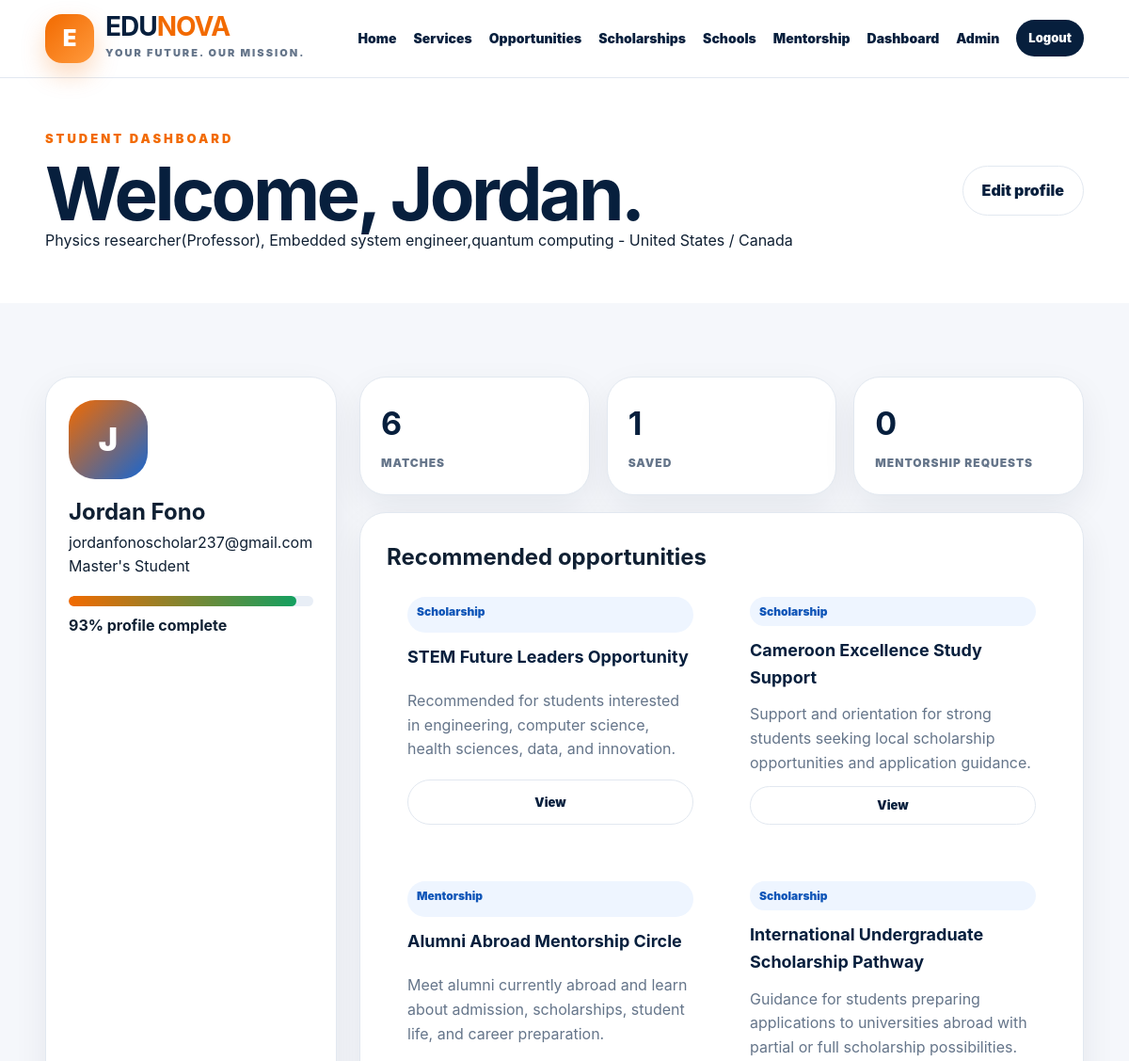
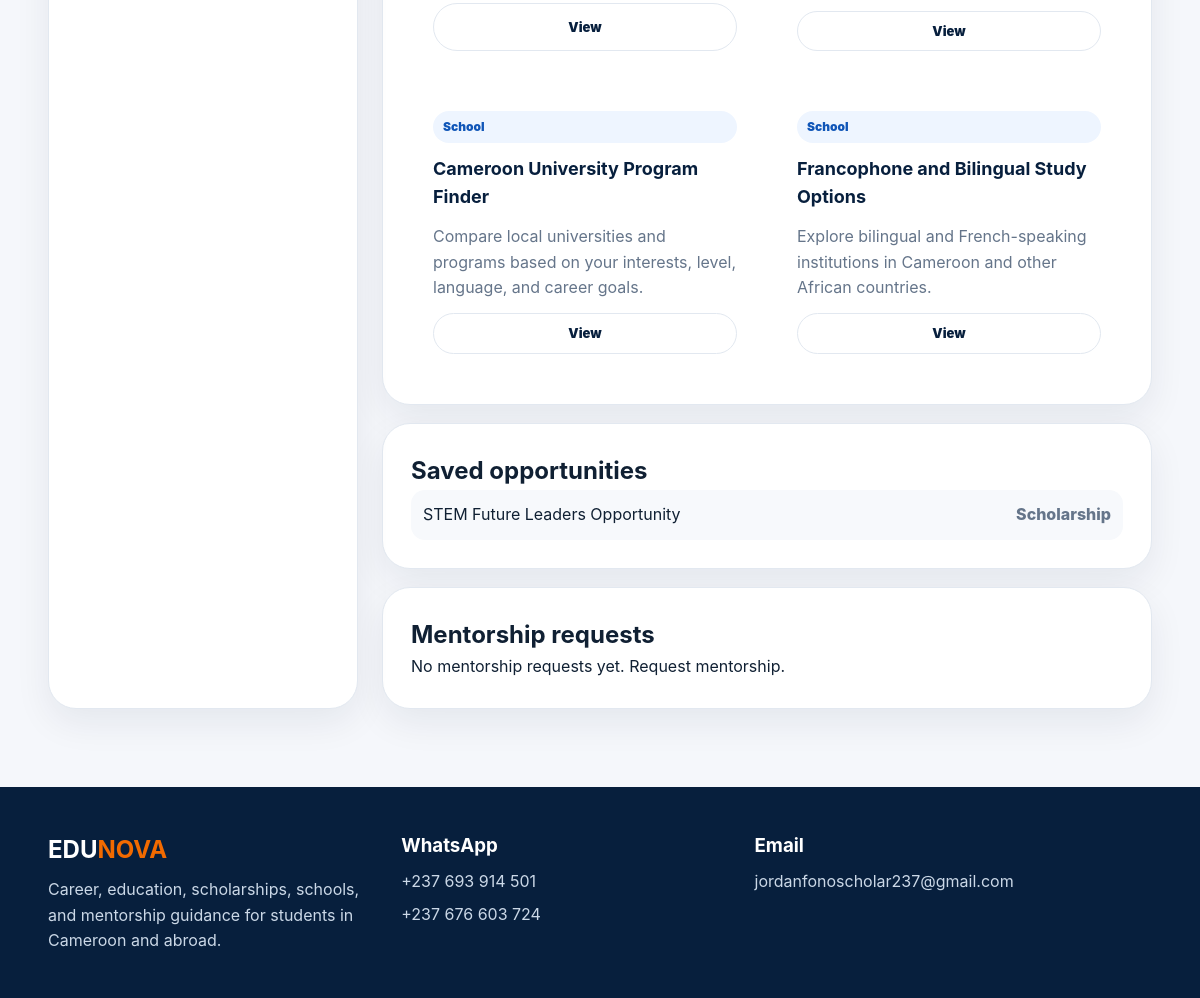
The app's page /dashboard (signed in) with its own data (2 pictures, top to bottom).
### tables this page shows
CREATE TABLE users (
        id INTEGER PRIMARY KEY AUTOINCREMENT,
        full_name TEXT NOT NULL,
        email TEXT UNIQUE NOT NULL,
        password_hash TEXT NOT NULL,
        whatsapp TEXT,
        city TEXT,
        country TEXT,
        language TEXT,
        current_level TEXT,
        school TEXT,
        field_of_study TEXT,
        latest_results TEXT,
        strong_subjects TEXT,
        career_interest TEXT,
        preferred_destination TEXT,
        goals TEXT,
        created_at TEXT NOT NULL
    );

CREATE TABLE opportunities (
        id INTEGER PRIMARY KEY AUTOINCREMENT,
        title TEXT NOT NULL,
        type TEXT NOT NULL,
        region TEXT NOT NULL,
        level TEXT NOT NULL,
        field TEXT NOT NULL,
        deadline TEXT NOT NULL,
        description TEXT NOT NULL,
        requirements TEXT,
        link TEXT,
        created_at TEXT NOT NULL
    );

### app.py (the view)
@app.route("/dashboard")
@login_required
def dashboard():
    user = current_user()
    matches = match_opportunities(user, limit=6)
    saved_items = all_rows("""SELECT opportunities.* FROM opportunities
        JOIN saved_opportunities ON saved_opportunities.opportunity_id = opportunities.id
        WHERE saved_opportunities.user_id = ?
        ORDER BY saved_opportunities.created_at DESC""", (user["id"],))
    requests = all_rows("SELECT * FROM mentorship_requests WHERE user_id = ? ORDER BY created_at DESC", (user["id"],))
    return render_template("dashboard.html", user=user, completion=profile_completion(user), matches=matches, saved_items=saved_items, requests=requests)

### app.py (called while the page is built)
def get_db():
    if "db" not in g:
        DATABASE.parent.mkdir(exist_ok=True)
        g.db = sqlite3.connect(DATABASE)
        g.db.row_factory = sqlite3.Row
    return g.db

def one(sql, params=()):
    return get_db().execute(sql, params).fetchone()

def all_rows(sql, params=()):
    return get_db().execute(sql, params).fetchall()

def current_user():
    user_id = session.get("user_id")
    if not user_id:
        return None
    return one("SELECT * FROM users WHERE id = ?", (user_id,))

@app.context_processor
def inject_user():
    user = current_user()
    return {
        "current_user": user,
        "is_admin": bool(user and user["email"].lower() == app.config["ADMIN_EMAIL"]),
        "admin_email": app.config["ADMIN_EMAIL"],
    }

def login_required(view):
    @wraps(view)
    def wrapper(*args, **kwargs):
        if not current_user():
            flash("Please login to continue.", "error")
            return redirect(url_for("login", next=request.path))
        return view(*args, **kwargs)
    return wrapper

def profile_completion(user):
    fields = ["full_name", "email", "whatsapp", "city", "country", "language", "current_level", "school", "field_of_study", "latest_results", "strong_subjects", "career_interest", "preferred_destination", "goals"]
    filled = sum(1 for field in fields if user[field] and str(user[field]).strip())
    return round((filled / len(fields)) * 100)

### templates/dashboard.html (shortened to what this page needs)
{% extends "base.html" %}
{% block content %}
<section class="dashboard-hero"><div class="container dash-top"><div><p class="eyebrow">Student dashboard</p><h1>Welcome, {{ user.full_name.split()[0] if user.full_name else 'Student' }}.</h1><p>{{ user.career_interest or 'Career interest not set' }} - {{ user.preferred_destination or 'Destination not set' }}</p></div><a class="btn btn-outline" href="{{ url_for('profile') }}">Edit profile</a></div></section>
<section><div class="container dashboard-grid">
  <aside class="card profile-summary"><div class="avatar">{{ user.full_name[0]|upper }}</div><h2>{{ user.full_name }}</h2><p>{{ user.email }}</p><p>{{ user.current_level }}</p><div class="progress"><span style="width: {{ completion }}%"></span></div><strong>{{ completion }}% profile complete</strong></aside>
  <div class="dashboard-main">
    <div class="cards-3 compact"><div class="card kpi"><strong>{{ matches|length }}</strong><span>Matches</span></div><div class="card kpi"><strong>{{ saved_items|length }}</strong><span>Saved</span></div><div class="card kpi"><strong>{{ requests|length }}</strong><span>Mentorship requests</span></div></div>
    <div class="card panel"><h2>Recommended opportunities</h2><div class="opportunity-grid small-grid">{% for item in matches %}<article class="opportunity-card mini"><span class="pill">{{ item.type }}</span><h3>{{ item.title }}</h3><p>{{ item.description }}</p><a class="btn btn-outline btn-small" href="{{ url_for('opportunity_detail', opportunity_id=item.id) }}">View</a></article>{% else %}<p>Complete your profile to get better matches.</p>{% endfor %}</div></div>
    <div class="card panel"><h2>Saved opportunities</h2>{% if saved_items %}<ul class="clean-list">{% for item in saved_items %}<li><a href="{{ url_for('opportunity_detail', opportunity_id=item.id) }}">{{ item.title }}</a><span>{{ item.type }}</span></li>{% endfor %}</ul>{% else %}<p>No saved opportunities yet.</p>{% endif %}</div>
    <div class="card panel"><h2>Mentorship requests</h2>{% if requests %}<ul class="clean-list">{% for r in requests %}<li><strong>{{ r.field }}</strong><span>{{ r.status }} - {{ r.mentor_type }}</span></li>{% endfor %}</ul>{% else %}<p>No mentorship requests yet. <a href="{{ url_for('mentorship') }}">Request mentorship</a>.</p>{% endif %}</div>
  </div>
</div></section>
{% endblock %}

### static/css/styles.css (style rules this page uses)
:root { --navy:#071f3d;--navy2:#0b315c;--orange:#f26a00;--orange2:#ff9a3d;--blue:#1766d1;--green:#13a060;--bg:#f5f7fb;--card:#fff;--text:#102033;--muted:#65758a;--line:#e2e8f0;--shadow:0 22px 55px rgba(7,31,61,.12);--radius:28px }
* { box-sizing:border-box;margin:0;padding:0 }
html { scroll-behavior:smooth }
body { font-family:Inter,Arial,Helvetica,sans-serif;background:var(--bg);color:var(--text);line-height:1.6 }
a { text-decoration:none;color:inherit }
.container { width:min(1180px,92%);margin:auto }
.btn { border:0;border-radius:999px;padding:13px 20px;font-weight:900;cursor:pointer;display:inline-flex;align-items:center;justify-content:center;gap:8px;transition:.2s ease;white-space:nowrap }
.btn-outline { background:white;border:1px solid var(--line);color:var(--navy) }
.btn-small { padding:9px 13px;font-size:13px }
.eyebrow { color:var(--orange);font-weight:1000;letter-spacing:3px;font-size:13px;text-transform:uppercase }
.hero h1,.page-hero h1,.dashboard-hero h1 { font-size:clamp(44px,7vw,78px);line-height:.94;letter-spacing:-3.5px;color:var(--navy);margin-top:12px }
section { padding:78px 0 }
.cards-3 { display:grid;grid-template-columns:repeat(3,1fr);gap:18px }
.card { background:var(--card);border:1px solid var(--line);border-radius:var(--radius);box-shadow:0 14px 36px rgba(7,31,61,.07) }
.opportunity-grid { display:grid;grid-template-columns:repeat(2,1fr);gap:16px }
.opportunity-card { padding:22px;display:grid;gap:12px }
.pill { display:inline-flex;padding:6px 10px;border-radius:999px;background:#eef5ff;color:#1056b8;font-size:12px;font-weight:1000 }
.opportunity-card h3 { color:var(--navy);font-size:21px }
.opportunity-card p { color:var(--muted) }
.detail-card,.side-card,.auth-card,.auth-small,.panel { padding:28px }
.dashboard-hero { background:white;padding:54px 0 }
.dash-top { display:flex;justify-content:space-between;gap:20px;align-items:center }
.dashboard-grid { display:grid;grid-template-columns:310px 1fr;gap:24px }
.profile-summary { padding:24px;position:sticky;top:96px }
.avatar { width:84px;height:84px;border-radius:28px;display:grid;place-items:center;background:linear-gradient(135deg,var(--orange),var(--blue));color:white;font-size:34px;font-weight:1000;margin-bottom:16px }
.progress { height:11px;background:#e8eef6;border-radius:999px;overflow:hidden;margin:18px 0 8px }
.progress span { display:block;height:100%;background:linear-gradient(90deg,var(--orange),var(--green));border-radius:999px }
.dashboard-main { display:grid;gap:18px }
.compact { grid-template-columns:repeat(3,1fr) }
.kpi { padding:22px }
.kpi strong { font-size:34px;color:var(--navy);display:block }
.kpi span { font-size:12px;text-transform:uppercase;letter-spacing:1px;color:var(--muted);font-weight:1000 }
.small-grid { grid-template-columns:repeat(2,1fr) }
.mini h3 { font-size:18px }
.clean-list { list-style:none;display:grid;gap:10px }
.clean-list li { display:flex;justify-content:space-between;gap:16px;padding:12px;border-radius:14px;background:#f7f9fc }
.clean-list span { color:var(--muted);font-weight:800 }

### records on screen
users: full_name "Jordan", career_interest "Physics researcher(Professor), Embedded system engineer,quantum computing", preferred_destination "United States / Canada", full_name "J", full_name "Jordan Fono", email "jordanfonoscholar237@gmail.com", current_level "Master's Student"
opportunities: type "Scholarship", title "STEM Future Leaders Opportunity", description "Recommended for students interested in engineering, computer science, health sciences, data, and innovation."
opportunities: type "Scholarship", title "Cameroon Excellence Study Support", description "Support and orientation for strong students seeking local scholarship opportunities and application guidance."
opportunities: type "Mentorship", title "Alumni Abroad Mentorship Circle", description "Meet alumni currently abroad and learn about admission, scholarships, student life, and career preparation."
opportunities: type "Scholarship", title "International Undergraduate Scholarship Pathway", description "Guidance for students preparing applications to universities abroad with partial or full scholarship possibilities."
opportunities: type "School", title "Cameroon University Program Finder", description "Compare local universities and programs based on your interests, level, language, and career goals."
opportunities: type "School", title "Francophone and Bilingual Study Options", description "Explore bilingual and French-speaking institutions in Cameroon and other African countries."

### other values on screen
{{ completion }} "93"
{{ matches|length }} "6"
{{ saved_items|length }} "1"
{{ requests|length }} "0"
